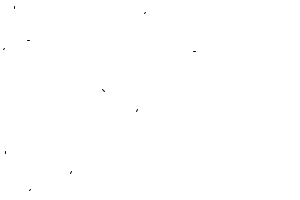
Frame 1 (no input)
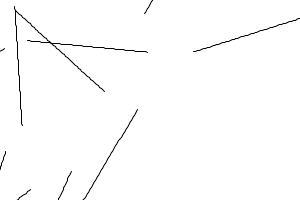
Frame 60 (the mouse pressed at the canvas centre just before this capture)
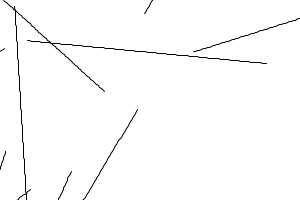
Frame 120 (the mouse held since frame 60 and released just before this capture)

The Processing sketch that drew these frames (run headless with seeded random() and noise(); from frame 60 on, the mouse is pressed at the canvas centre):

// Processing sketch: Cap7_1_1_AgenteBasico
// ── Cap7_1_1_AgenteBasico.pde
/*
 * Livro: O Código Transcendente
 * por Mateus Paresqui Berruezo.
 * Capítulo 7 - Seção 7.1
 * 
 * Parte do repositório encontrado em:
 * https://github.com/codigotranscendente/livro
 *
 * MIT License. Pode ser consultada em:
 * https://opensource.org/licenses/MIT
 */

Agente[] ags;

void setup() {
  size(300,200);
  background(255);
  
  int numAgentes = 10;
  
  ags = new Agente[numAgentes];
  for(int i = 0; i < numAgentes; i++) {
    // Distribui os agentes aleatoriamente pela tela:
    ags[i] = new Agente(random(width),random(height),random(360),2);
}

}
void draw() {
  for(int i = 0; i < ags.length; i++) {
    // Para cada agente declarado, atualiza e exibe ele:
    ags[i].atualizar();
    ags[i].exibirComoReta();
  }
}
// ── Agente.pde
class Agente {
  // Atributos:
  float posXA, posYA, posX, posY;
  float angulo;
  float passo;
  
  // Construtor:
  Agente(float _posX, float _posY, float _angulo, float _passo) {
    posX = _posX;
    posXA = posX;
    posY = _posY;
    posYA = posY;
    angulo = _angulo;
    passo = _passo;
  }
  
  // Métodos:
  void atualizar() {
    // Grava a posição anterior:
    posXA = posX;
    posYA = posY;
    // Atualiza a posição atual:
    posX = posX + passo*cos(radians(angulo));
    posY = posY + passo*sin(radians(angulo));
  }
  
  void exibirComoPonto() {
    stroke(0);
    strokeWeight(2);
    point(posX,posY);
  }
  
  void exibirComoReta() {
    stroke(0);
    strokeWeight(1);
    line(posXA,posYA,posX,posY);
  }
}
